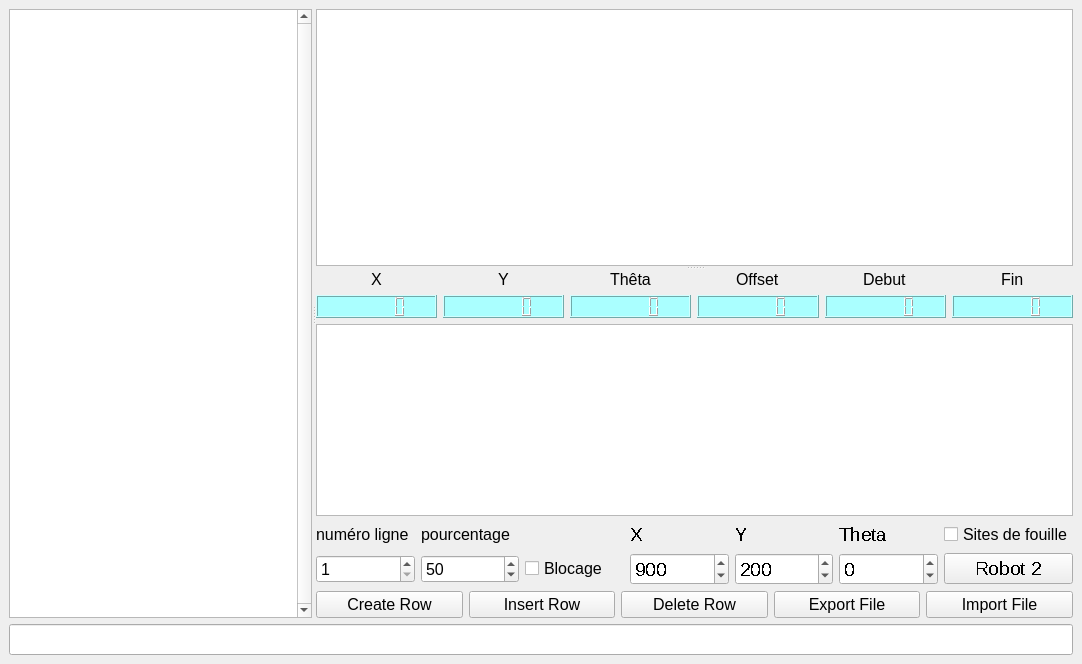
<?xml version="1.0" encoding="UTF-8"?>
<ui version="4.0">
 <class>MainWindow</class>
 <widget class="QMainWindow" name="MainWindow">
  <property name="geometry">
   <rect>
    <x>0</x>
    <y>0</y>
    <width>1082</width>
    <height>664</height>
   </rect>
  </property>
  <property name="sizePolicy">
   <sizepolicy hsizetype="Expanding" vsizetype="Expanding">
    <horstretch>2</horstretch>
    <verstretch>2</verstretch>
   </sizepolicy>
  </property>
  <property name="font">
   <font>
    <pointsize>14</pointsize>
    <stylestrategy>NoAntialias</stylestrategy>
   </font>
  </property>
  <property name="windowTitle">
   <string>MainWindow</string>
  </property>
  <widget class="QWidget" name="centralwidget">
   <layout class="QGridLayout" name="gridLayout_2">
    <item row="0" column="0">
     <widget class="QSplitter" name="splitterHoriz">
      <property name="orientation">
       <enum>Qt::Horizontal</enum>
      </property>
      <widget class="MyQTableView" name="tableView">
       <property name="sizePolicy">
        <sizepolicy hsizetype="Expanding" vsizetype="Expanding">
         <horstretch>0</horstretch>
         <verstretch>0</verstretch>
        </sizepolicy>
       </property>
       <property name="font">
        <font>
         <family>Liberation Sans</family>
         <pointsize>10</pointsize>
         <stylestrategy>PreferAntialias</stylestrategy>
        </font>
       </property>
       <property name="acceptDrops">
        <bool>false</bool>
       </property>
       <property name="verticalScrollBarPolicy">
        <enum>Qt::ScrollBarAlwaysOn</enum>
       </property>
       <property name="horizontalScrollBarPolicy">
        <enum>Qt::ScrollBarAsNeeded</enum>
       </property>
       <property name="sizeAdjustPolicy">
        <enum>QAbstractScrollArea::AdjustIgnored</enum>
       </property>
       <attribute name="horizontalHeaderCascadingSectionResizes">
        <bool>false</bool>
       </attribute>
       <attribute name="horizontalHeaderMinimumSectionSize">
        <number>0</number>
       </attribute>
       <attribute name="horizontalHeaderDefaultSectionSize">
        <number>0</number>
       </attribute>
       <attribute name="horizontalHeaderHighlightSections">
        <bool>false</bool>
       </attribute>
       <attribute name="horizontalHeaderShowSortIndicator" stdset="0">
        <bool>false</bool>
       </attribute>
       <attribute name="horizontalHeaderStretchLastSection">
        <bool>false</bool>
       </attribute>
       <attribute name="verticalHeaderVisible">
        <bool>false</bool>
       </attribute>
       <attribute name="verticalHeaderCascadingSectionResizes">
        <bool>false</bool>
       </attribute>
       <attribute name="verticalHeaderMinimumSectionSize">
        <number>20</number>
       </attribute>
       <attribute name="verticalHeaderDefaultSectionSize">
        <number>23</number>
       </attribute>
       <attribute name="verticalHeaderHighlightSections">
        <bool>false</bool>
       </attribute>
       <attribute name="verticalHeaderShowSortIndicator" stdset="0">
        <bool>false</bool>
       </attribute>
       <attribute name="verticalHeaderStretchLastSection">
        <bool>false</bool>
       </attribute>
      </widget>
      <widget class="QSplitter" name="splitterVerti">
       <property name="orientation">
        <enum>Qt::Vertical</enum>
       </property>
       <widget class="MyQGraphicsView" name="graphicsView">
        <property name="enabled">
         <bool>true</bool>
        </property>
        <property name="sizePolicy">
         <sizepolicy hsizetype="Expanding" vsizetype="Expanding">
          <horstretch>2</horstretch>
          <verstretch>2</verstretch>
         </sizepolicy>
        </property>
        <property name="minimumSize">
         <size>
          <width>0</width>
          <height>0</height>
         </size>
        </property>
        <property name="mouseTracking">
         <bool>true</bool>
        </property>
        <property name="verticalScrollBarPolicy">
         <enum>Qt::ScrollBarAsNeeded</enum>
        </property>
        <property name="horizontalScrollBarPolicy">
         <enum>Qt::ScrollBarAsNeeded</enum>
        </property>
        <property name="sizeAdjustPolicy">
         <enum>QAbstractScrollArea::AdjustIgnored</enum>
        </property>
        <property name="interactive">
         <bool>true</bool>
        </property>
        <property name="transformationAnchor">
         <enum>QGraphicsView::AnchorViewCenter</enum>
        </property>
       </widget>
       <widget class="QWidget" name="widget" native="true">
        <layout class="QGridLayout" name="gridLayout_3">
         <item row="0" column="0">
          <layout class="QHBoxLayout" name="horizontalLayout_3">
           <item alignment="Qt::AlignHCenter">
            <widget class="QLabel" name="label">
             <property name="sizePolicy">
              <sizepolicy hsizetype="Preferred" vsizetype="Minimum">
               <horstretch>0</horstretch>
               <verstretch>0</verstretch>
              </sizepolicy>
             </property>
             <property name="font">
              <font>
               <family>Liberation Sans</family>
               <pointsize>12</pointsize>
               <stylestrategy>PreferAntialias</stylestrategy>
              </font>
             </property>
             <property name="layoutDirection">
              <enum>Qt::RightToLeft</enum>
             </property>
             <property name="text">
              <string>X</string>
             </property>
            </widget>
           </item>
           <item alignment="Qt::AlignHCenter">
            <widget class="QLabel" name="label_2">
             <property name="sizePolicy">
              <sizepolicy hsizetype="Preferred" vsizetype="Minimum">
               <horstretch>0</horstretch>
               <verstretch>0</verstretch>
              </sizepolicy>
             </property>
             <property name="font">
              <font>
               <family>Liberation Sans</family>
               <pointsize>12</pointsize>
               <stylestrategy>PreferAntialias</stylestrategy>
              </font>
             </property>
             <property name="text">
              <string>Y</string>
             </property>
            </widget>
           </item>
           <item alignment="Qt::AlignHCenter">
            <widget class="QLabel" name="label_3">
             <property name="sizePolicy">
              <sizepolicy hsizetype="Preferred" vsizetype="Minimum">
               <horstretch>0</horstretch>
               <verstretch>0</verstretch>
              </sizepolicy>
             </property>
             <property name="font">
              <font>
               <family>Liberation Sans</family>
               <pointsize>12</pointsize>
               <stylestrategy>PreferAntialias</stylestrategy>
              </font>
             </property>
             <property name="text">
              <string>Thêta</string>
             </property>
            </widget>
           </item>
           <item alignment="Qt::AlignHCenter">
            <widget class="QLabel" name="label_6">
             <property name="sizePolicy">
              <sizepolicy hsizetype="Preferred" vsizetype="Minimum">
               <horstretch>0</horstretch>
               <verstretch>0</verstretch>
              </sizepolicy>
             </property>
             <property name="font">
              <font>
               <family>Liberation Sans</family>
               <pointsize>12</pointsize>
               <stylestrategy>PreferAntialias</stylestrategy>
              </font>
             </property>
             <property name="text">
              <string>Offset</string>
             </property>
            </widget>
           </item>
           <item alignment="Qt::AlignHCenter">
            <widget class="QLabel" name="label_4">
             <property name="sizePolicy">
              <sizepolicy hsizetype="Preferred" vsizetype="Minimum">
               <horstretch>0</horstretch>
               <verstretch>0</verstretch>
              </sizepolicy>
             </property>
             <property name="font">
              <font>
               <family>Liberation Sans</family>
               <pointsize>12</pointsize>
               <stylestrategy>PreferAntialias</stylestrategy>
              </font>
             </property>
             <property name="text">
              <string>Debut</string>
             </property>
            </widget>
           </item>
           <item alignment="Qt::AlignHCenter">
            <widget class="QLabel" name="label_5">
             <property name="sizePolicy">
              <sizepolicy hsizetype="Preferred" vsizetype="Minimum">
               <horstretch>0</horstretch>
               <verstretch>0</verstretch>
              </sizepolicy>
             </property>
             <property name="font">
              <font>
               <family>Liberation Sans</family>
               <pointsize>12</pointsize>
               <stylestrategy>PreferAntialias</stylestrategy>
              </font>
             </property>
             <property name="text">
              <string>Fin</string>
             </property>
            </widget>
           </item>
          </layout>
         </item>
         <item row="1" column="0">
          <layout class="QHBoxLayout" name="horizontalLayout_2">
           <item>
            <widget class="QLCDNumber" name="lcdPosX">
             <property name="font">
              <font>
               <family>Source Code Pro</family>
               <pointsize>20</pointsize>
               <italic>false</italic>
               <bold>false</bold>
               <stylestrategy>PreferAntialias</stylestrategy>
               <kerning>false</kerning>
              </font>
             </property>
             <property name="styleSheet">
              <string notr="true">background-color: rgb(170, 255, 255);
font: 87 20pt &quot;Source Code Pro&quot;;
font: rgb(0, 0, 0);</string>
             </property>
             <property name="smallDecimalPoint">
              <bool>true</bool>
             </property>
            </widget>
           </item>
           <item>
            <widget class="QLCDNumber" name="lcdPosY">
             <property name="font">
              <font>
               <family>Source Code Pro</family>
               <pointsize>20</pointsize>
               <italic>false</italic>
               <bold>false</bold>
               <stylestrategy>PreferAntialias</stylestrategy>
               <kerning>false</kerning>
              </font>
             </property>
             <property name="styleSheet">
              <string notr="true">background-color: rgb(170, 255, 255);
font: 87 20pt &quot;Source Code Pro&quot;;
font: rgb(0, 0, 0);</string>
             </property>
             <property name="smallDecimalPoint">
              <bool>true</bool>
             </property>
            </widget>
           </item>
           <item>
            <widget class="QLCDNumber" name="lcdPosT">
             <property name="font">
              <font>
               <family>Source Code Pro</family>
               <pointsize>20</pointsize>
               <italic>false</italic>
               <bold>false</bold>
               <stylestrategy>PreferAntialias</stylestrategy>
               <kerning>false</kerning>
              </font>
             </property>
             <property name="styleSheet">
              <string notr="true">background-color: rgb(170, 255, 255);
font: 87 20pt &quot;Source Code Pro&quot;;
font: rgb(0, 0, 0);</string>
             </property>
             <property name="smallDecimalPoint">
              <bool>true</bool>
             </property>
            </widget>
           </item>
           <item>
            <widget class="QLCDNumber" name="lcdPosArcOffset">
             <property name="font">
              <font>
               <family>Source Code Pro</family>
               <pointsize>20</pointsize>
               <italic>false</italic>
               <bold>false</bold>
               <stylestrategy>PreferAntialias</stylestrategy>
               <kerning>false</kerning>
              </font>
             </property>
             <property name="styleSheet">
              <string notr="true">background-color: rgb(170, 255, 255);
font: 87 20pt &quot;Source Code Pro&quot;;
font: rgb(0, 0, 0);</string>
             </property>
             <property name="smallDecimalPoint">
              <bool>true</bool>
             </property>
            </widget>
           </item>
           <item>
            <widget class="QLCDNumber" name="lcdPosArcDebut">
             <property name="font">
              <font>
               <family>Source Code Pro</family>
               <pointsize>20</pointsize>
               <italic>false</italic>
               <bold>false</bold>
               <stylestrategy>PreferAntialias</stylestrategy>
               <kerning>false</kerning>
              </font>
             </property>
             <property name="styleSheet">
              <string notr="true">background-color: rgb(170, 255, 255);
font: 87 20pt &quot;Source Code Pro&quot;;
font: rgb(0, 0, 0);</string>
             </property>
             <property name="smallDecimalPoint">
              <bool>true</bool>
             </property>
            </widget>
           </item>
           <item>
            <widget class="QLCDNumber" name="lcdPosArcFin">
             <property name="font">
              <font>
               <family>Source Code Pro</family>
               <pointsize>20</pointsize>
               <italic>false</italic>
               <bold>false</bold>
               <stylestrategy>PreferAntialias</stylestrategy>
               <kerning>false</kerning>
              </font>
             </property>
             <property name="styleSheet">
              <string notr="true">background-color: rgb(170, 255, 255);
font: 87 20pt &quot;Source Code Pro&quot;;
font: rgb(0, 0, 0);</string>
             </property>
             <property name="smallDecimalPoint">
              <bool>true</bool>
             </property>
            </widget>
           </item>
          </layout>
         </item>
         <item row="2" column="0">
          <widget class="QTextBrowser" name="textBrowser"/>
         </item>
         <item row="3" column="0">
          <layout class="QGridLayout" name="gridLayout" columnstretch="0,0,0,0,0,0,0">
           <item row="1" column="5">
            <widget class="QSpinBox" name="secondTheta">
             <property name="minimum">
              <number>-360</number>
             </property>
             <property name="maximum">
              <number>360</number>
             </property>
            </widget>
           </item>
           <item row="1" column="0">
            <widget class="QSpinBox" name="Blocage_ligne">
             <property name="font">
              <font>
               <family>Liberation Sans</family>
               <pointsize>12</pointsize>
               <stylestrategy>PreferAntialias</stylestrategy>
              </font>
             </property>
             <property name="minimum">
              <number>1</number>
             </property>
             <property name="maximum">
              <number>250</number>
             </property>
             <property name="value">
              <number>1</number>
             </property>
            </widget>
           </item>
           <item row="0" column="1">
            <widget class="QLabel" name="label_9">
             <property name="font">
              <font>
               <family>Liberation Sans</family>
               <pointsize>12</pointsize>
               <stylestrategy>PreferAntialias</stylestrategy>
              </font>
             </property>
             <property name="text">
              <string>pourcentage</string>
             </property>
            </widget>
           </item>
           <item row="1" column="2">
            <widget class="QCheckBox" name="checkBox_blocage">
             <property name="enabled">
              <bool>true</bool>
             </property>
             <property name="font">
              <font>
               <family>Liberation Sans</family>
               <pointsize>12</pointsize>
               <italic>false</italic>
               <bold>false</bold>
               <stylestrategy>PreferAntialias</stylestrategy>
              </font>
             </property>
             <property name="text">
              <string>Blocage</string>
             </property>
             <property name="iconSize">
              <size>
               <width>16</width>
               <height>16</height>
              </size>
             </property>
            </widget>
           </item>
           <item row="0" column="6">
            <widget class="QCheckBox" name="checkBox">
             <property name="enabled">
              <bool>true</bool>
             </property>
             <property name="font">
              <font>
               <family>Liberation Sans</family>
               <pointsize>12</pointsize>
               <italic>false</italic>
               <bold>false</bold>
               <stylestrategy>PreferAntialias</stylestrategy>
              </font>
             </property>
             <property name="text">
              <string>Sites de fouille</string>
             </property>
             <property name="iconSize">
              <size>
               <width>16</width>
               <height>16</height>
              </size>
             </property>
            </widget>
           </item>
           <item row="0" column="3">
            <widget class="QLabel" name="label_8">
             <property name="text">
              <string>X</string>
             </property>
            </widget>
           </item>
           <item row="1" column="6">
            <widget class="QPushButton" name="pushButton">
             <property name="text">
              <string>Robot 2</string>
             </property>
            </widget>
           </item>
           <item row="1" column="1">
            <widget class="QSpinBox" name="Blocage_pourcentage">
             <property name="font">
              <font>
               <family>Liberation Sans</family>
               <pointsize>12</pointsize>
               <stylestrategy>PreferAntialias</stylestrategy>
              </font>
             </property>
             <property name="value">
              <number>50</number>
             </property>
            </widget>
           </item>
           <item row="0" column="0">
            <widget class="QLabel" name="label_7">
             <property name="font">
              <font>
               <family>Liberation Sans</family>
               <pointsize>12</pointsize>
               <stylestrategy>PreferAntialias</stylestrategy>
              </font>
             </property>
             <property name="layoutDirection">
              <enum>Qt::RightToLeft</enum>
             </property>
             <property name="text">
              <string>numéro ligne</string>
             </property>
            </widget>
           </item>
           <item row="0" column="4">
            <widget class="QLabel" name="label_10">
             <property name="text">
              <string>Y</string>
             </property>
            </widget>
           </item>
           <item row="0" column="5">
            <widget class="QLabel" name="label_11">
             <property name="text">
              <string>Theta</string>
             </property>
            </widget>
           </item>
           <item row="1" column="4">
            <widget class="QSpinBox" name="secondY">
             <property name="maximum">
              <number>3000</number>
             </property>
             <property name="value">
              <number>200</number>
             </property>
            </widget>
           </item>
           <item row="1" column="3">
            <widget class="QSpinBox" name="secondX">
             <property name="maximum">
              <number>3000</number>
             </property>
             <property name="value">
              <number>900</number>
             </property>
            </widget>
           </item>
          </layout>
         </item>
         <item row="4" column="0">
          <layout class="QHBoxLayout" name="horizontalLayout">
           <item>
            <widget class="QPushButton" name="CreateRowButton">
             <property name="font">
              <font>
               <family>Liberation Sans</family>
               <pointsize>12</pointsize>
               <stylestrategy>PreferAntialias</stylestrategy>
              </font>
             </property>
             <property name="text">
              <string>Create Row</string>
             </property>
            </widget>
           </item>
           <item>
            <widget class="QPushButton" name="InsertRowButton">
             <property name="font">
              <font>
               <family>Liberation Sans</family>
               <pointsize>12</pointsize>
               <stylestrategy>PreferAntialias</stylestrategy>
              </font>
             </property>
             <property name="text">
              <string>Insert Row</string>
             </property>
            </widget>
           </item>
           <item>
            <widget class="QPushButton" name="DeleteRowButton">
             <property name="font">
              <font>
               <family>Liberation Sans</family>
               <pointsize>12</pointsize>
               <stylestrategy>PreferAntialias</stylestrategy>
              </font>
             </property>
             <property name="text">
              <string>Delete Row</string>
             </property>
            </widget>
           </item>
           <item>
            <widget class="QPushButton" name="ExportFileButton">
             <property name="font">
              <font>
               <family>Liberation Sans</family>
               <pointsize>12</pointsize>
               <stylestrategy>PreferAntialias</stylestrategy>
              </font>
             </property>
             <property name="text">
              <string>Export File</string>
             </property>
            </widget>
           </item>
           <item>
            <widget class="QPushButton" name="ImportFileButton">
             <property name="font">
              <font>
               <family>Liberation Sans</family>
               <pointsize>12</pointsize>
               <stylestrategy>PreferAntialias</stylestrategy>
              </font>
             </property>
             <property name="text">
              <string>Import File</string>
             </property>
            </widget>
           </item>
          </layout>
         </item>
        </layout>
       </widget>
      </widget>
     </widget>
    </item>
    <item row="1" column="0">
     <widget class="QLineEdit" name="lineEdit"/>
    </item>
   </layout>
  </widget>
 </widget>
 <customwidgets>
  <customwidget>
   <class>MyQTableView</class>
   <extends>QTableView</extends>
   <header location="global">myqtableview.h</header>
  </customwidget>
  <customwidget>
   <class>MyQGraphicsView</class>
   <extends>QGraphicsView</extends>
   <header location="global">myqgraphicsview.h</header>
  </customwidget>
 </customwidgets>
 <tabstops>
  <tabstop>tableView</tabstop>
  <tabstop>graphicsView</tabstop>
  <tabstop>textBrowser</tabstop>
  <tabstop>secondTheta</tabstop>
  <tabstop>Blocage_ligne</tabstop>
  <tabstop>checkBox_blocage</tabstop>
  <tabstop>checkBox</tabstop>
  <tabstop>pushButton</tabstop>
  <tabstop>Blocage_pourcentage</tabstop>
  <tabstop>secondY</tabstop>
  <tabstop>secondX</tabstop>
  <tabstop>CreateRowButton</tabstop>
  <tabstop>InsertRowButton</tabstop>
  <tabstop>DeleteRowButton</tabstop>
  <tabstop>ExportFileButton</tabstop>
  <tabstop>ImportFileButton</tabstop>
 </tabstops>
 <resources/>
 <connections/>
</ui>
